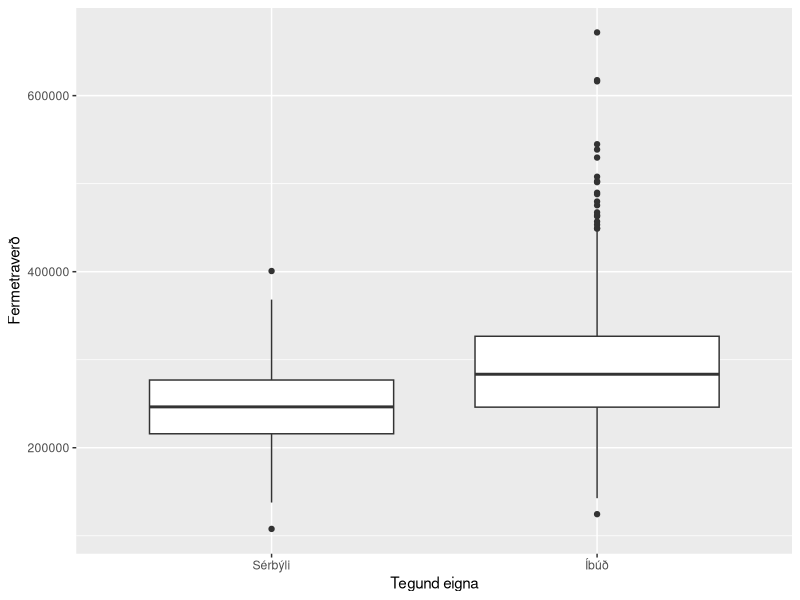
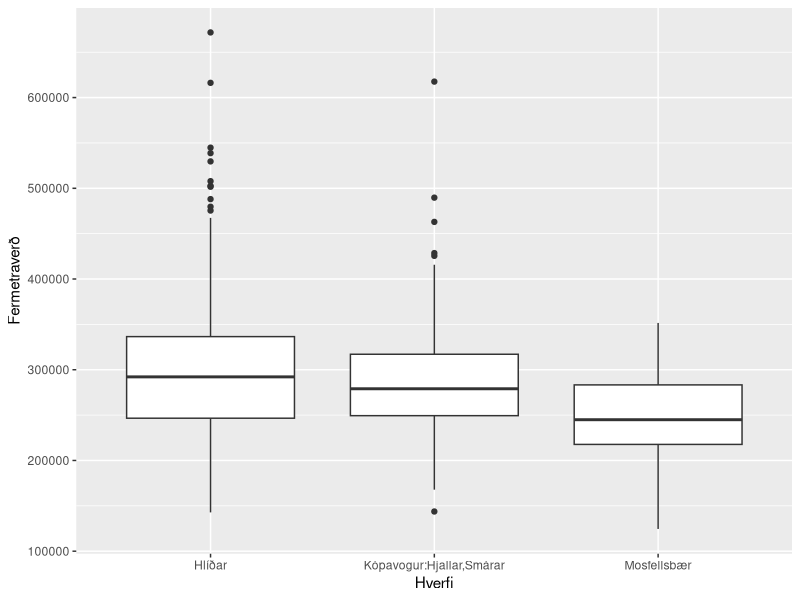
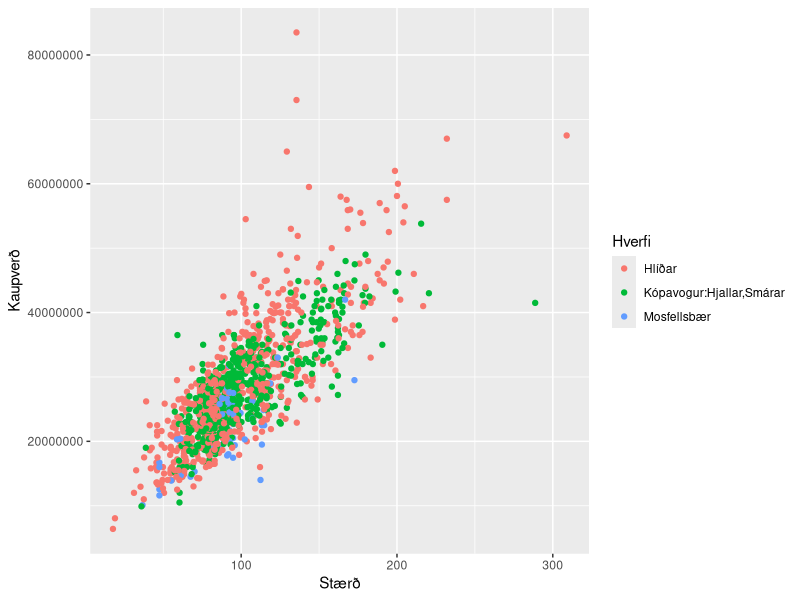
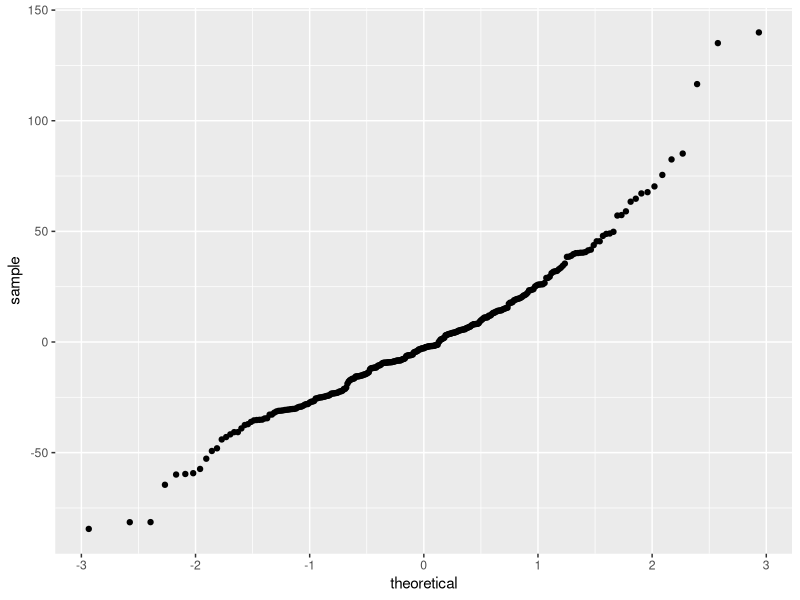

Reproduce these figures in R, in order.
## ---- chunk 1
knitr::opts_chunk$set(echo = TRUE)
options(warn=-1)
options(scipen=999)
library(utf8)
library(ggplot2)
library(forcats)
library(dplyr)
options(warn=-1)
## ---- chunk 2
ov <- read.table("husnaedisverd_2017.csv", header=TRUE, sep=";")
## ---- chunk 3
ov$kaupverd = ov$kaupverd*1000
## ---- chunk 4
ov$fermetraverd = ov$kaupverd/ov$birtm2
## ---- chunk 5
ov$teg_eign_groft <- forcats::fct_recode(ov$teg_eign, Sérbýli="Einbýlishús", Sérbýli="Parhús", Sérbýli="Raðhús", Íbúð="Íbúðareign")
## ---- chunk 6
hverfi <- c(80,330,800)
rvk <- dplyr::filter(ov, matssvaedi%in%hverfi)
## ---- chunk 7
rvk$matssvaedi[rvk$matssvaedi == 80] = "Hlíðar"
rvk$matssvaedi[rvk$matssvaedi == 330] = "Kópavogur:Hjallar,Smárar"
rvk$matssvaedi[rvk$matssvaedi == 800] = "Mosfellsbær"
rvk$matssvaedi = factor(rvk$matssvaedi, levels=c("Hlíðar","Kópavogur:Hjallar,Smárar","Mosfellsbær"))
## ---- chunk 8
set.seed(19)
rvk %>% 
  group_by(matssvaedi) %>%
  sample_n(size = 100) -> urtak1
## ---- chunk 9
tafla <- prop.table(table(rvk$matssvaedi, rvk$teg_eign_groft))
## ---- chunk 10
ki_kvadrat <- chisq.test(tafla)
ki_kvadrat
## ---- chunk 11
ki_kvadrat$expected
## ---- chunk 12
ggplot(data=rvk, aes(x=teg_eign_groft, y=fermetraverd)) + geom_boxplot() + xlab("Tegund eigna") + ylab("Fermetraverð")
## ---- chunk 13
tilgata <- t.test(rvk$fermetraverd~rvk$teg_eign_groft, alternative = "two.sided")
tilgata
## ---- chunk 14
orbil <- tilgata$conf.int
## ---- chunk 15
ggplot(data=filter(rvk, teg_eign_groft=="Íbúð"),aes(x=matssvaedi, y=fermetraverd)) + geom_boxplot() + xlab("Hverfi") + ylab("Fermetraverð")
## ---- chunk 16
tilgata <- anova(aov(fermetraverd~matssvaedi, filter(rvk, teg_eign_groft=="Íbúð")))
profstaerd <- tilgata$`F value`[1]
p_gildi <- tilgata$`Pr(>F)`[1]

tilgata
## ---- chunk 17
ggplot(data=filter(rvk, teg_eign_groft == "Íbúð"), aes(x=birtm2, y=kaupverd, color=matssvaedi)) + geom_point() + labs(x = "Stærð", y = "Kaupverð", color="Hverfi")
## ---- chunk 18
ves <- lm(formula = birtm2 ~ kaupverd, data=urtak1)
likan <- summary(ves)
hallatala <- likan$`coefficients`[1]
skurdpunktur <- likan$`coefficients`[2]

likan

ggplot(ves, aes(sample=.resid)) + stat_qq()
